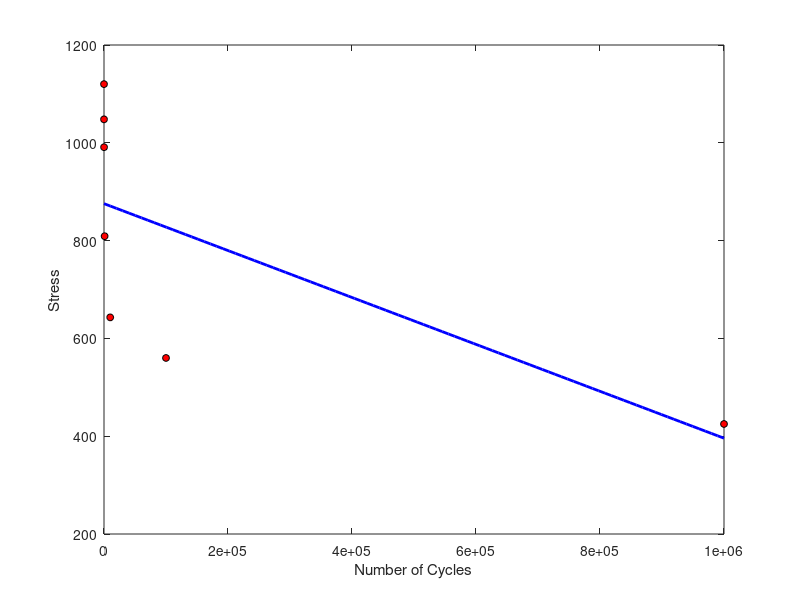
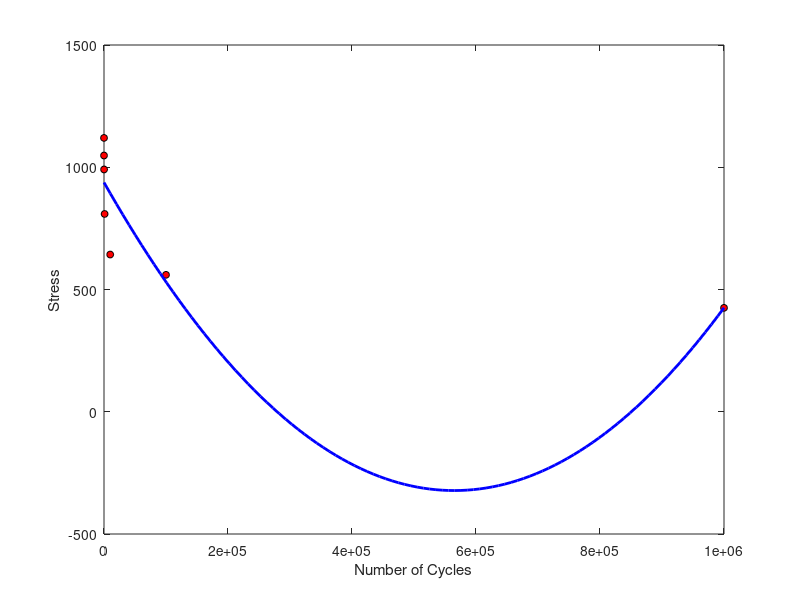

These charts were generated, in order, by the following MATLAB code:
% Regression. Straight line and parabola fit
% The following data represents a stress (a) applied in N cycles until failure
N = [1 10 100 1000 10000 100000 1000000]
a = [1120 1048 991 809 643 560 425]


% Linear fit - least squares
A=[sum(N.^2) sum(N);
    sum(N) length(N)];
C=[sum(N.*a);
    sum(a)];
vec=inv(A)*C;
a1=vec(1);
b1=vec(2);
x=linspace(0,1000000);
y=a1*x+b1;
hold off
disp('plot 1')
size(N)
size(a)
plot(N,a,'ko','MarkerSize',5,'MarkerFaceColor','r')
disp('plot 2')
size(x)
size(y)
hold on
plot(x,y,'b-','LineWidth',2);
xlabel('Number of Cycles');
ylabel('Stress');

% Parabolic fit
n=length(N);
A=[n sum(N) sum(N.^2) ;
   sum(N) sum(N.^2) sum(N.^3);
   sum(N.^2) sum(N.^3) sum(N.^4)];
C=[sum(a);
    sum(N.*a);
    sum(N.^2.*a)];

figure(2)
a1=linsolve(A,C);
x=linspace(0,1000000);
y=a1(1)+a1(2)*x+a1(3)*x.^2;
hold off
plot(N,a,'ko','MarkerSize',5,'MarkerFaceColor','r')
hold on
plot(x,y,'b-','LineWidth',2);
xlabel('Number of Cycles');
ylabel('Stress');


% Neither of these are a good fit because most of the points are concentrated
% in the far left side. The scale should certainly be logarithmic
